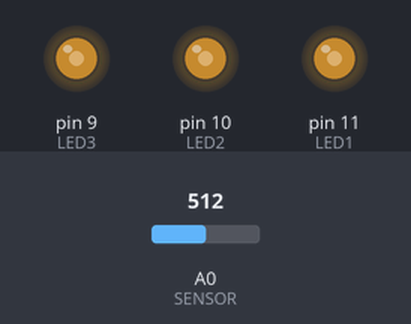
Recording of a sketch running on a simulated Arduino Uno, built with avr-gcc and run on an emulated ATmega328P. Parts: output pins drawn as LEDs (lit = HIGH). The test bench sets the inputs (shaded band); at power-on: A0 (SENSOR) = 512. What the sketch prints to the serial monitor is not drawn.

Above: at 1.2 s.
1.3 s: A0 (SENSOR) set to 716
At 2.5 s:
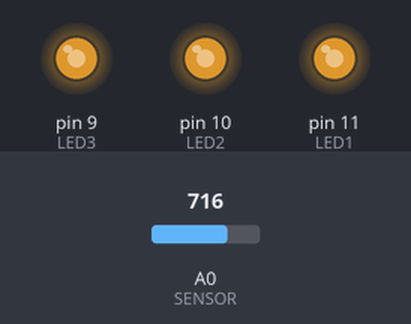
2.8 s: A0 (SENSOR) set to 900
At 3.7 s:
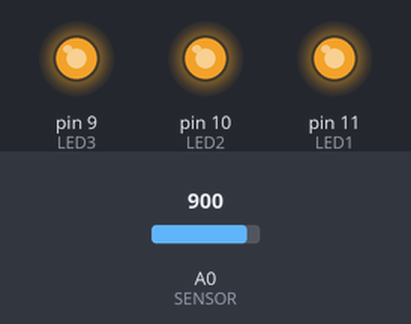
4.3 s: A0 (SENSOR) set to 122
At 4.9 s:
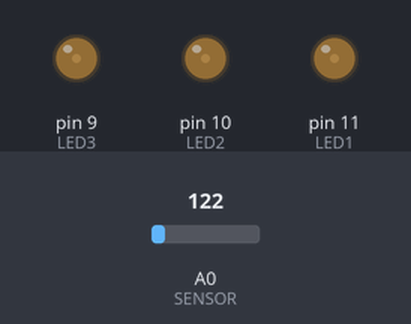
5.8 s: A0 (SENSOR) set to 0
At 6.2 s:
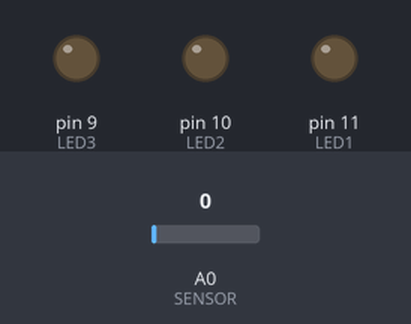
Timing chart, 0 to 8.3 s (numbered marks = the images above; inputs shaded):
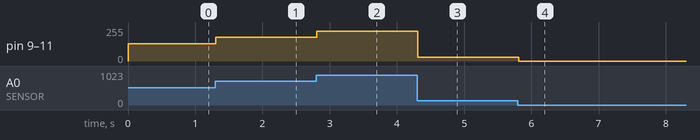

Measured:
- after the input at 1.3 s, pin 9 (LED3), pin 10 (LED2), pin 11 (LED1): 128/255 → 179/255 at once
- after the input at 2.8 s, pin 9 (LED3), pin 10 (LED2), pin 11 (LED1): 179/255 → 225/255 at once
- after the input at 4.3 s, pin 9 (LED3), pin 10 (LED2), pin 11 (LED1): 225/255 → 30/255 at once
- after the input at 5.8 s, pin 9 (LED3), pin 10 (LED2), pin 11 (LED1): 30/255 → 0/255 at once

The sketch:

SS7_POT.ino
```cpp
const int LED1 = 11; // create a variable called LED3
const int LED2 = 10; // create a variable called LED4
const int LED3 = 9; // create a variable called LED5


const int SENSOR = A0; //sensor hooked up to analog pin A0
int val = 0;

void setup() {
 pinMode(LED1, OUTPUT); //initialize pins as outputs
 pinMode(LED2, OUTPUT);
 pinMode(LED3, OUTPUT);
  pinMode (SENSOR, INPUT);
  Serial.begin(9600); // Start serial communication at 9600 baud
}

void loop() {
  val = analogRead(SENSOR); //read sensor and assign to variable called val
  analogWrite (LED1, val/4);
  analogWrite (LED2, val/4);
  analogWrite (LED3, val/4);


  val = val / 4; //divide val by 4 or remap values to get byte-sized 0-255
  delay(100); // Wait 100 milliseconds

  /////////Uncomment Serial.print() OR Serial.write() and not both!//////////////

  //Serial. println(val); //to send human-readable data to Arduino monitor
  Serial.write(val);  //to send binary data to Processing
}
```
